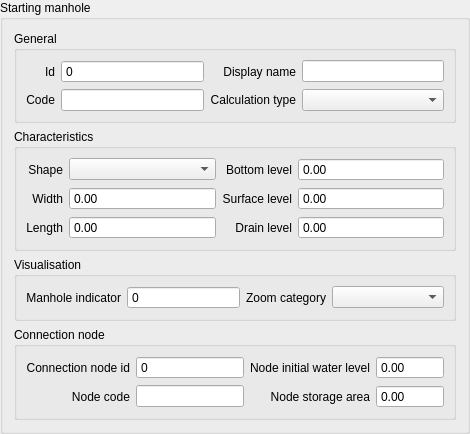
        <widget class="QGroupBox" name="grp_end_manhole">
         <property name="title">
          <string>Starting manhole</string>
         </property>
         <layout class="QGridLayout" name="gridLayout_12">
          <item row="1" column="1">
           <widget class="QGroupBox" name="grp_characteristics_3">
            <property name="enabled">
             <bool>true</bool>
            </property>
            <property name="title">
             <string>Characteristics</string>
            </property>
            <layout class="QGridLayout" name="gridLayout_13">
             <item row="2" column="0">
              <widget class="QLabel" name="label_35">
               <property name="text">
                <string>Length</string>
               </property>
               <property name="alignment">
                <set>Qt::AlignRight|Qt::AlignTrailing|Qt::AlignVCenter</set>
               </property>
              </widget>
             </item>
             <item row="0" column="0">
              <widget class="QLabel" name="label_36">
               <property name="text">
                <string>Shape</string>
               </property>
               <property name="alignment">
                <set>Qt::AlignRight|Qt::AlignTrailing|Qt::AlignVCenter</set>
               </property>
              </widget>
             </item>
             <item row="1" column="0">
              <widget class="QLabel" name="label_37">
               <property name="text">
                <string>Width</string>
               </property>
               <property name="alignment">
                <set>Qt::AlignRight|Qt::AlignTrailing|Qt::AlignVCenter</set>
               </property>
              </widget>
             </item>
             <item row="0" column="2">
              <widget class="QLabel" name="label_38">
               <property name="text">
                <string>Bottom level</string>
               </property>
               <property name="alignment">
                <set>Qt::AlignRight|Qt::AlignTrailing|Qt::AlignVCenter</set>
               </property>
              </widget>
             </item>
             <item row="1" column="2">
              <widget class="QLabel" name="label_39">
               <property name="text">
                <string>Surface level</string>
               </property>
               <property name="alignment">
                <set>Qt::AlignRight|Qt::AlignTrailing|Qt::AlignVCenter</set>
               </property>
              </widget>
             </item>
             <item row="2" column="2">
              <widget class="QLabel" name="label_40">
               <property name="text">
                <string>Drain level</string>
               </property>
               <property name="alignment">
                <set>Qt::AlignRight|Qt::AlignTrailing|Qt::AlignVCenter</set>
               </property>
              </widget>
             </item>
             <item row="1" column="1">
              <widget class="QgsDoubleSpinBox" name="width_2">
               <property name="sizePolicy">
                <sizepolicy hsizetype="Expanding" vsizetype="Fixed">
                 <horstretch>0</horstretch>
                 <verstretch>0</verstretch>
                </sizepolicy>
               </property>
               <property name="buttonSymbols">
                <enum>QAbstractSpinBox::NoButtons</enum>
               </property>
               <property name="maximum">
                <double>1000000.000000000000000</double>
               </property>
               <property name="showClearButton">
                <bool>true</bool>
               </property>
               <property name="clearValue">
                <bool>true</bool>
               </property>
               <property name="expressionsEnabled">
                <bool>true</bool>
               </property>
              </widget>
             </item>
             <item row="2" column="1">
              <widget class="QgsDoubleSpinBox" name="length_2">
               <property name="sizePolicy">
                <sizepolicy hsizetype="Expanding" vsizetype="Fixed">
                 <horstretch>0</horstretch>
                 <verstretch>0</verstretch>
                </sizepolicy>
               </property>
               <property name="buttonSymbols">
                <enum>QAbstractSpinBox::NoButtons</enum>
               </property>
               <property name="maximum">
                <double>1000000.000000000000000</double>
               </property>
               <property name="showClearButton">
                <bool>true</bool>
               </property>
               <property name="clearValue">
                <bool>true</bool>
               </property>
               <property name="expressionsEnabled">
                <bool>true</bool>
               </property>
              </widget>
             </item>
             <item row="0" column="3">
              <widget class="QgsDoubleSpinBox" name="bottom_level_2">
               <property name="sizePolicy">
                <sizepolicy hsizetype="Expanding" vsizetype="Fixed">
                 <horstretch>0</horstretch>
                 <verstretch>0</verstretch>
                </sizepolicy>
               </property>
               <property name="buttonSymbols">
                <enum>QAbstractSpinBox::NoButtons</enum>
               </property>
               <property name="maximum">
                <double>1000000.000000000000000</double>
               </property>
               <property name="showClearButton">
                <bool>true</bool>
               </property>
               <property name="clearValue">
                <bool>true</bool>
               </property>
               <property name="expressionsEnabled">
                <bool>true</bool>
               </property>
              </widget>
             </item>
             <item row="1" column="3">
              <widget class="QgsDoubleSpinBox" name="surface_level_2">
               <property name="sizePolicy">
                <sizepolicy hsizetype="Expanding" vsizetype="Fixed">
                 <horstretch>0</horstretch>
                 <verstretch>0</verstretch>
                </sizepolicy>
               </property>
               <property name="buttonSymbols">
                <enum>QAbstractSpinBox::NoButtons</enum>
               </property>
               <property name="maximum">
                <double>1000000.000000000000000</double>
               </property>
               <property name="showClearButton">
                <bool>true</bool>
               </property>
               <property name="clearValue">
                <bool>true</bool>
               </property>
               <property name="expressionsEnabled">
                <bool>true</bool>
               </property>
              </widget>
             </item>
             <item row="2" column="3">
              <widget class="QgsDoubleSpinBox" name="drain_level_2">
               <property name="sizePolicy">
                <sizepolicy hsizetype="Expanding" vsizetype="Fixed">
                 <horstretch>0</horstretch>
                 <verstretch>0</verstretch>
                </sizepolicy>
               </property>
               <property name="buttonSymbols">
                <enum>QAbstractSpinBox::NoButtons</enum>
               </property>
               <property name="maximum">
                <double>1000000.000000000000000</double>
               </property>
               <property name="showClearButton">
                <bool>true</bool>
               </property>
               <property name="clearValue">
                <bool>true</bool>
               </property>
               <property name="expressionsEnabled">
                <bool>true</bool>
               </property>
              </widget>
             </item>
             <item row="0" column="1">
              <widget class="QComboBox" name="shape_2"/>
             </item>
            </layout>
           </widget>
          </item>
          <item row="2" column="1">
           <widget class="QGroupBox" name="grp_visualisation_3">
            <property name="enabled">
             <bool>true</bool>
            </property>
            <property name="title">
             <string>Visualisation</string>
            </property>
            <layout class="QGridLayout" name="gridLayout_14">
             <item row="0" column="3">
              <widget class="QComboBox" name="zoom_category_3">
               <property name="sizePolicy">
                <sizepolicy hsizetype="Expanding" vsizetype="Fixed">
                 <horstretch>0</horstretch>
                 <verstretch>0</verstretch>
                </sizepolicy>
               </property>
              </widget>
             </item>
             <item row="0" column="0">
              <widget class="QLabel" name="label_41">
               <property name="text">
                <string>Manhole indicator</string>
               </property>
               <property name="alignment">
                <set>Qt::AlignRight|Qt::AlignTrailing|Qt::AlignVCenter</set>
               </property>
              </widget>
             </item>
             <item row="0" column="2">
              <widget class="QLabel" name="label_42">
               <property name="text">
                <string>Zoom category</string>
               </property>
               <property name="alignment">
                <set>Qt::AlignRight|Qt::AlignTrailing|Qt::AlignVCenter</set>
               </property>
              </widget>
             </item>
             <item row="0" column="1">
              <widget class="QgsSpinBox" name="manhole_indicator_2">
               <property name="sizePolicy">
                <sizepolicy hsizetype="Expanding" vsizetype="Fixed">
                 <horstretch>0</horstretch>
                 <verstretch>0</verstretch>
                </sizepolicy>
               </property>
               <property name="buttonSymbols">
                <enum>QAbstractSpinBox::NoButtons</enum>
               </property>
               <property name="maximum">
                <number>9999999</number>
               </property>
               <property name="clearValue">
                <bool>true</bool>
               </property>
              </widget>
             </item>
            </layout>
           </widget>
          </item>
          <item row="0" column="1">
           <widget class="QGroupBox" name="grp_general_3">
            <property name="enabled">
             <bool>true</bool>
            </property>
            <property name="title">
             <string>General</string>
            </property>
            <layout class="QGridLayout" name="gridLayout_15">
             <item row="0" column="2">
              <widget class="QLabel" name="label_43">
               <property name="text">
                <string>Display name</string>
               </property>
               <property name="alignment">
                <set>Qt::AlignRight|Qt::AlignTrailing|Qt::AlignVCenter</set>
               </property>
              </widget>
             </item>
             <item row="0" column="3">
              <widget class="QLineEdit" name="display_name_3">
               <property name="sizePolicy">
                <sizepolicy hsizetype="Expanding" vsizetype="Fixed">
                 <horstretch>0</horstretch>
                 <verstretch>0</verstretch>
                </sizepolicy>
               </property>
               <property name="clearButtonEnabled">
                <bool>true</bool>
               </property>
              </widget>
             </item>
             <item row="0" column="0">
              <widget class="QLabel" name="label_44">
               <property name="text">
                <string>Id</string>
               </property>
               <property name="alignment">
                <set>Qt::AlignRight|Qt::AlignTrailing|Qt::AlignVCenter</set>
               </property>
              </widget>
             </item>
             <item row="1" column="0">
              <widget class="QLabel" name="label_45">
               <property name="text">
                <string>Code</string>
               </property>
               <property name="alignment">
                <set>Qt::AlignRight|Qt::AlignTrailing|Qt::AlignVCenter</set>
               </property>
              </widget>
             </item>
             <item row="1" column="1">
              <widget class="QLineEdit" name="code_3">
               <property name="sizePolicy">
                <sizepolicy hsizetype="Expanding" vsizetype="Fixed">
                 <horstretch>0</horstretch>
                 <verstretch>0</verstretch>
                </sizepolicy>
               </property>
               <property name="clearButtonEnabled">
                <bool>true</bool>
               </property>
              </widget>
             </item>
             <item row="1" column="2">
              <widget class="QLabel" name="label_46">
               <property name="text">
                <string>Calculation type</string>
               </property>
               <property name="alignment">
                <set>Qt::AlignRight|Qt::AlignTrailing|Qt::AlignVCenter</set>
               </property>
              </widget>
             </item>
             <item row="1" column="3">
              <widget class="QComboBox" name="calculation_type_3">
               <property name="sizePolicy">
                <sizepolicy hsizetype="Expanding" vsizetype="Fixed">
                 <horstretch>0</horstretch>
                 <verstretch>0</verstretch>
                </sizepolicy>
               </property>
              </widget>
             </item>
             <item row="0" column="1">
              <widget class="QgsSpinBox" name="id_3">
               <property name="readOnly">
                <bool>true</bool>
               </property>
               <property name="buttonSymbols">
                <enum>QAbstractSpinBox::NoButtons</enum>
               </property>
               <property name="maximum">
                <number>99999999</number>
               </property>
               <property name="showClearButton">
                <bool>true</bool>
               </property>
               <property name="clearValue">
                <bool>true</bool>
               </property>
               <property name="expressionsEnabled">
                <bool>false</bool>
               </property>
              </widget>
             </item>
            </layout>
           </widget>
          </item>
          <item row="3" column="1">
           <widget class="QGroupBox" name="grp_conn_node_3">
            <property name="enabled">
             <bool>true</bool>
            </property>
            <property name="title">
             <string>Connection node</string>
            </property>
            <layout class="QGridLayout" name="gridLayout_16">
             <item row="0" column="2">
              <widget class="QLabel" name="label_47">
               <property name="text">
                <string>Node initial water level</string>
               </property>
               <property name="alignment">
                <set>Qt::AlignRight|Qt::AlignTrailing|Qt::AlignVCenter</set>
               </property>
              </widget>
             </item>
             <item row="0" column="0">
              <widget class="QLabel" name="label_48">
               <property name="text">
                <string>Connection node id</string>
               </property>
               <property name="alignment">
                <set>Qt::AlignRight|Qt::AlignTrailing|Qt::AlignVCenter</set>
               </property>
              </widget>
             </item>
             <item row="1" column="0">
              <widget class="QLabel" name="label_49">
               <property name="text">
                <string>Node code</string>
               </property>
               <property name="alignment">
                <set>Qt::AlignRight|Qt::AlignTrailing|Qt::AlignVCenter</set>
               </property>
              </widget>
             </item>
             <item row="1" column="1">
              <widget class="QLineEdit" name="connection_node_code_2">
               <property name="sizePolicy">
                <sizepolicy hsizetype="Expanding" vsizetype="Fixed">
                 <horstretch>0</horstretch>
                 <verstretch>0</verstretch>
                </sizepolicy>
               </property>
               <property name="clearButtonEnabled">
                <bool>true</bool>
               </property>
              </widget>
             </item>
             <item row="1" column="2">
              <widget class="QLabel" name="label_50">
               <property name="text">
                <string>Node storage area</string>
               </property>
               <property name="alignment">
                <set>Qt::AlignRight|Qt::AlignTrailing|Qt::AlignVCenter</set>
               </property>
              </widget>
             </item>
             <item row="0" column="1">
              <widget class="QgsSpinBox" name="connection_node_id_2">
               <property name="sizePolicy">
                <sizepolicy hsizetype="Expanding" vsizetype="Fixed">
                 <horstretch>0</horstretch>
                 <verstretch>0</verstretch>
                </sizepolicy>
               </property>
               <property name="readOnly">
                <bool>true</bool>
               </property>
               <property name="buttonSymbols">
                <enum>QAbstractSpinBox::NoButtons</enum>
               </property>
               <property name="maximum">
                <number>999999999</number>
               </property>
               <property name="clearValue">
                <bool>true</bool>
               </property>
               <property name="expressionsEnabled">
                <bool>false</bool>
               </property>
              </widget>
             </item>
             <item row="0" column="3">
              <widget class="QgsDoubleSpinBox" name="connection_node_initial_waterlevel_2">
               <property name="sizePolicy">
                <sizepolicy hsizetype="Expanding" vsizetype="Fixed">
                 <horstretch>0</horstretch>
                 <verstretch>0</verstretch>
                </sizepolicy>
               </property>
               <property name="buttonSymbols">
                <enum>QAbstractSpinBox::NoButtons</enum>
               </property>
               <property name="minimum">
                <double>-1000.000000000000000</double>
               </property>
               <property name="maximum">
                <double>1000000.000000000000000</double>
               </property>
               <property name="showClearButton">
                <bool>true</bool>
               </property>
               <property name="clearValue">
                <bool>true</bool>
               </property>
               <property name="expressionsEnabled">
                <bool>true</bool>
               </property>
              </widget>
             </item>
             <item row="1" column="3">
              <widget class="QgsDoubleSpinBox" name="connection_node_storage_area_2">
               <property name="sizePolicy">
                <sizepolicy hsizetype="Expanding" vsizetype="Fixed">
                 <horstretch>0</horstretch>
                 <verstretch>0</verstretch>
                </sizepolicy>
               </property>
               <property name="buttonSymbols">
                <enum>QAbstractSpinBox::NoButtons</enum>
               </property>
               <property name="maximum">
                <double>999999999.000000000000000</double>
               </property>
               <property name="clearValue">
                <bool>true</bool>
               </property>
              </widget>
             </item>
            </layout>
           </widget>
          </item>
         </layout>
        </widget>
